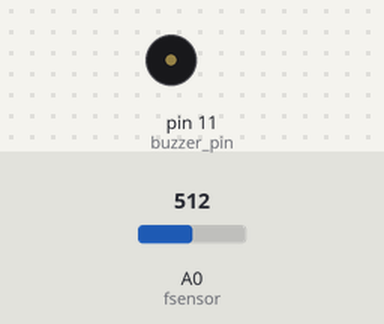
This sketch was run on a simulated Arduino Uno, built with avr-gcc and run on an emulated ATmega328P. Parts: buzzer (waves = sounding). The test bench sets the inputs (shaded band); at power-on: A0 (fsensor) = 512.

Above: at 1.2 s.
1.3 s: A0 (fsensor) set to 877
2.8 s: A0 (fsensor) set to 901
At 3.3 s:
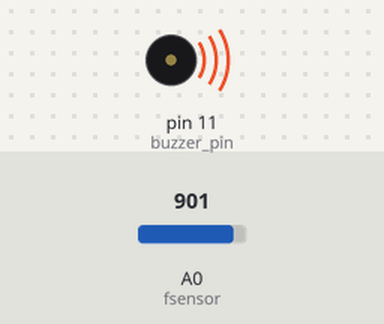
Timing chart, 0 to 5.8 s (numbered marks = the images above; inputs shaded):
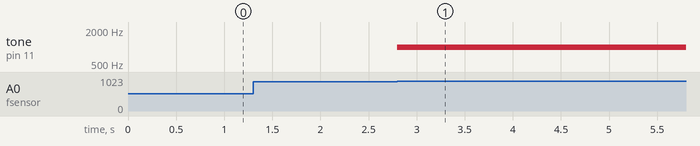

Measured:
- the behaviour switches between 890 and 891 on A0 (fsensor) (found by bisection; images 0 and 1)
- after the input at 1.3 s, every drawn part: stays the same
- after the input at 2.8 s, tone on pin 11 (buzzer_pin): silent → 1000 Hz at once

The sketch:

bsafe.ino
```cpp
const int fsensor=A0,buzzer_pin=11;
void setup() {

Serial.begin(9600);
pinMode(fsensor,INPUT);
pinMode(buzzer_pin,OUTPUT);
}

void loop() {
  int flsensor=analogRead(fsensor);

  if (flsensor>890)
  {
    tone(buzzer_pin,1000,500);//buzzer will start playing at a frequency of 1000hz for 500 ms
  }


}
```
